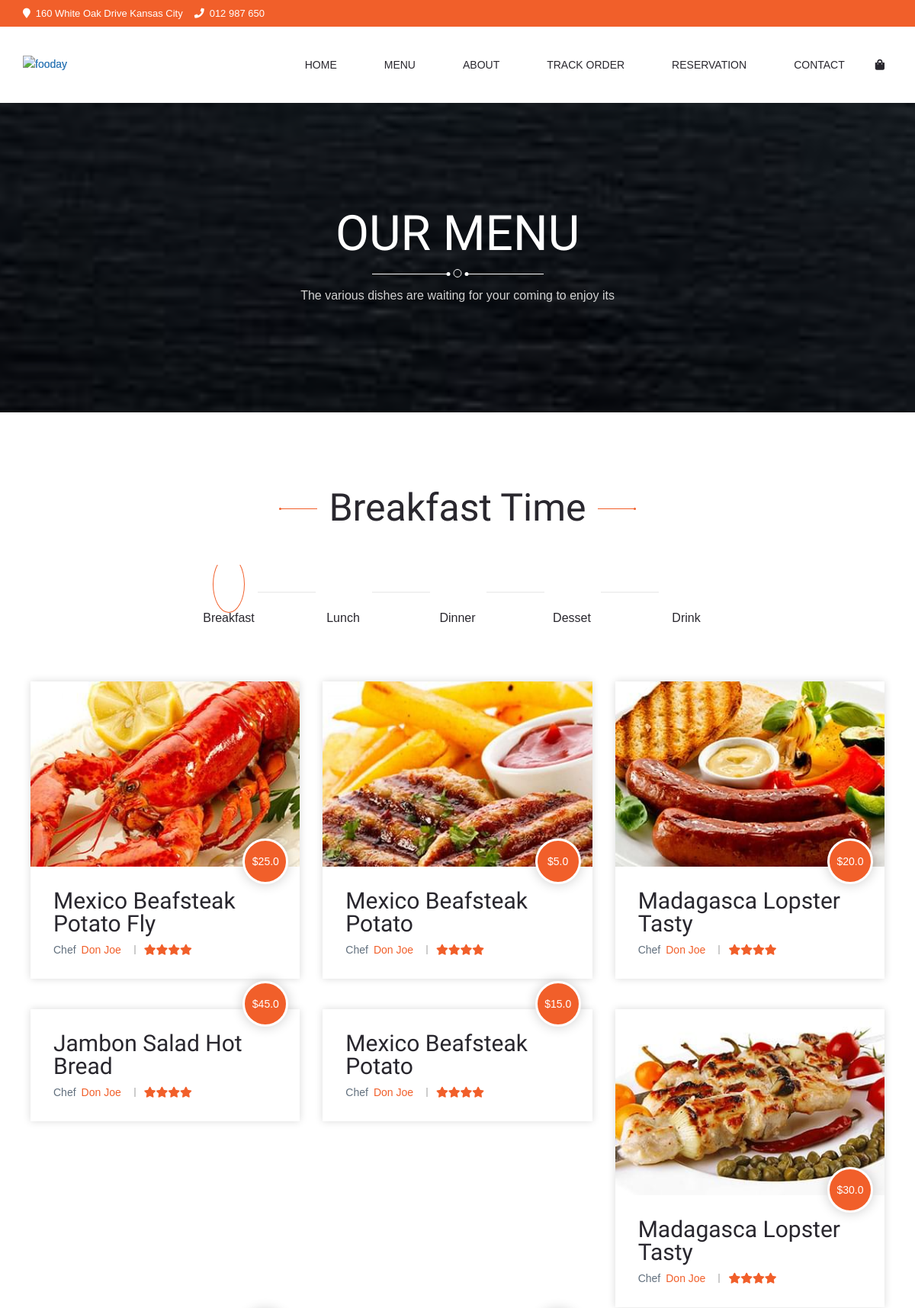
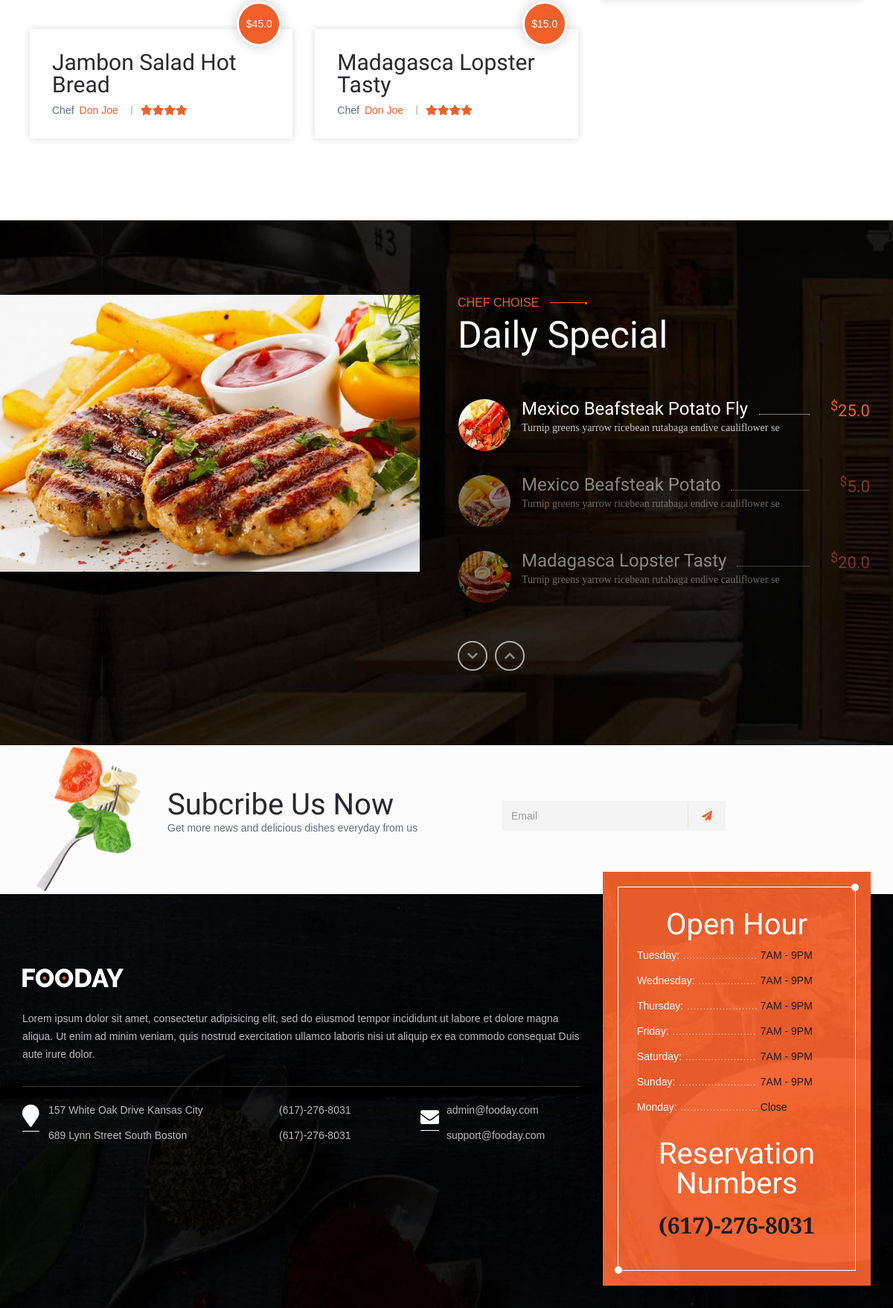
The app's page /menu/ with its own data (2 pictures, top to bottom).
### core/models.py (models this page shows, shortened)
class Product(models.Model):
    catagory = models.ManyToManyField(Catagory,
                    related_name="catagory_products")
    name = models.CharField(max_length=50)
    description = models.TextField()
    image_path = models.CharField(max_length=100)
    price = models.FloatField()
    chef_name = models.CharField(max_length=30)
    @property
    def short_description(self):
        return self.description[0:60]

### core/views.py (the view)
# urls.py: path('menu/', views.menu, name='menu'),
def menu(request):
	return render(request,"menu.html",{
		"catagories":Catagory.objects.all(),
		"products":Product.objects.all()
	})

### core/templates/menu.html (shortened to what this page needs)
{% extends 'base.html' %}
{% load static %}
{% block content %}
<div class="page-container">
   <div data-bottom-top="background-position: 50% 50px;" data-center="background-position: 50% 0px;" data-top-bottom="background-position: 50% -50px;" class="page-title page-menu">
      <div class="container">
         <div class="title-wrapper">
            <div data-top="transform: translateY(0px);opacity:1;" data--20-top="transform: translateY(-5px);" data--50-top="transform: translateY(-15px);opacity:0.8;" data--120-top="transform: translateY(-30px);opacity:0;" data-anchor-target=".page-title" class="title">Our Menu</div>
            <div data-top="opacity:1;" data--120-top="opacity:0;" data-anchor-target=".page-title" class="divider"><span class="line-before"></span><span class="dot"></span><span class="line-after"></span></div>
            <div data-top="transform: translateY(0px);opacity:1;" data--20-top="transform: translateY(5px);" data--50-top="transform: translateY(15px);opacity:0.8;" data--120-top="transform: translateY(30px);opacity:0;" data-anchor-target=".page-title" class="subtitle">The various dishes are waiting for your coming to enjoy its</div>
         </div>
      </div>
   </div>
   <div class="page-content-wrapper">
      <section class="product-sesction-02 padding-top-100 padding-bottom-100">
         <div class="container">
            <div class="swin-sc swin-sc-title style-3">
               <p class="title"><span>Breakfast Time</span></p>
            </div>
            <div class="swin-sc swin-sc-product products-02 carousel-02">
               <div class="row">
                  <div class="col-md-2"></div>
                  <div data-slide-toshow="5" class="cat-wrapper-02 main-slider col-md-8">
                     <div class="item">
                        <div class="cat-icons">
                           <i class="icons swin-icon-pasta"></i>
                           <h5 class="cat-title">Breakfast</h5>
                        </div>
                     </div>
                     <div class="item">
                        <div class="cat-icons">
                           <i class="icons swin-icon-fish"></i>
                           <h5 class="cat-title">Lunch</h5>
                        </div>
                     </div>
                     <div class="item">
                        <div class="cat-icons"><i class="icons swin-icon-meat"></i></div>
                        <h5 class="cat-title">Dinner</h5>
                     </div>
                     <div class="item">
                        <div class="cat-icons"><i class="icons swin-icon-ice-cream"></i></div>
                        <h5 class="cat-title">Desset</h5>
                     </div>
                     <div class="item">
                        <div class="cat-icons"><i class="icons swin-icon-dinner"></i></div>
                        <h5 class="cat-title">Drink</h5>
                     </div>
                  </div>
                  <div class="col-md-2"></div>
               </div>
               <div class="products nav-slider">
                  {% for catagory in catagories %}
                  <div class="row slick-padding">
                     {% for product in catagory.catagory_products.all %}
                     <div class="col-md-4 col-sm-6 col-xs-12">
                        <div class="blog-item item swin-transition">
                           <div class="block-img">
                              <img src="{% static product.image_path %}" alt="" class="img img-responsive">
                              <div class="block-circle price-wrapper"><span class="price woocommerce-Price-amount amount"><span class="price-symbol">$</span>{{ product.price }}</span></div>
                              <div class="group-btn"></div>
                           </div>
                           <div class="block-content">
                              <h5 class="title"><a  target="_blank"  href="{% url 'core:product' product.pk %}">{{ product.name }}</a></h5>
                              <div class="product-info">
                                 <ul class="list-inline">
                                    <li class="author"><span>Chef</span><span class="text">{{ product.chef_name }}</span></li>
                                    <li class="rating"><a href="javascript:void(0)"><i class="fa fa-star"></i><i class="fa fa-star"></i><i class="fa fa-star"></i><i class="fa fa-star"></i></a></li>
                                  </ul>
                              </div>
                           </div>
                        </div>
                     </div>
                     {% endfor %}
                  </div>
                  {% endfor %}
               </div>
            </div>
         </div>
      </section>
      <section class="product-sesction-03-1 padding-top-100 padding-bottom-100">
         <img src="{% static 'assets/images/product/product-decorate.jpg' %}" alt="" class="img-responsive img-decorate">
         <div class="container">
            <div class="row">
               <div class="col-lg-6 col-md-4"></div>
               <div class="col-lg-6 col-md-8">
                  <div class="swin-sc swin-sc-title text-left light">
                     <p class="top-title"><span>chef choise</span></p>
                     <h3 class="title">Daily Special</h3>
                  </div>
                  <div class="swin-sc swin-sc-product products-01 style-04 light swin-vetical-slider">
                     <div class="row">
                        <div class="col-md-12">
                          <div data-height="200" class="products nav-slider">
                            {% for product in products %}
                              <div class="item product-01">
                                <div class="item-left">
                                  <img src="{% static product.image_path %}" alt="" class="img img-responsive">
                                  <div class="content-wrapper">
                                      <a class="title">{{ product.name }}</a>
                                      <div class="des">{{ product.short_description }} </div>
                                  </div>
                                </div>
                                <div class="item-right"><span class="price woocommerce-Price-amount amount"><span class="price-symbol">$</span>{{ product.price }}</span></div>
                            </div>
                            {% endfor %}
                          </div>
                        </div>
                     </div>
                  </div>
               </div>
            </div>
         </div>
      </section>
   </div>
</div>
  {% for catagory in catagories %}
    {% for product in catagory.catagory_products.all %}
    <div id="add-to-cart-dialog-{{ product.pk }}" class="add-to-card-dialog dialog">
    </div>
    {% endfor %}
  {% endfor %}
{% endblock %}

### records on screen
Product: image_path (picture), price "25.0", name "Mexico Beafsteak Potato Fly", chef_name "Don Joe", short_description "Turnip greens yarrow ricebean rutabaga endive cauliflower se"
Product: image_path (picture), price "5.0", name "Mexico Beafsteak Potato", chef_name "Don Joe", short_description "Turnip greens yarrow ricebean rutabaga endive cauliflower se"
Product: image_path (picture), price "20.0", name "Madagasca Lopster Tasty", chef_name "Don Joe", short_description "Turnip greens yarrow ricebean rutabaga endive cauliflower se"
Product: price "45.0", name "Jambon Salad Hot Bread", chef_name "Don Joe"
Product: price "15.0", name "Mexico Beafsteak Potato", chef_name "Don Joe"
Product: image_path (picture), price "30.0", name "Madagasca Lopster Tasty", chef_name "Don Joe"
Product: price "45.0", name "Jambon Salad Hot Bread", chef_name "Don Joe"
Product: price "15.0", name "Madagasca Lopster Tasty", chef_name "Don Joe"
